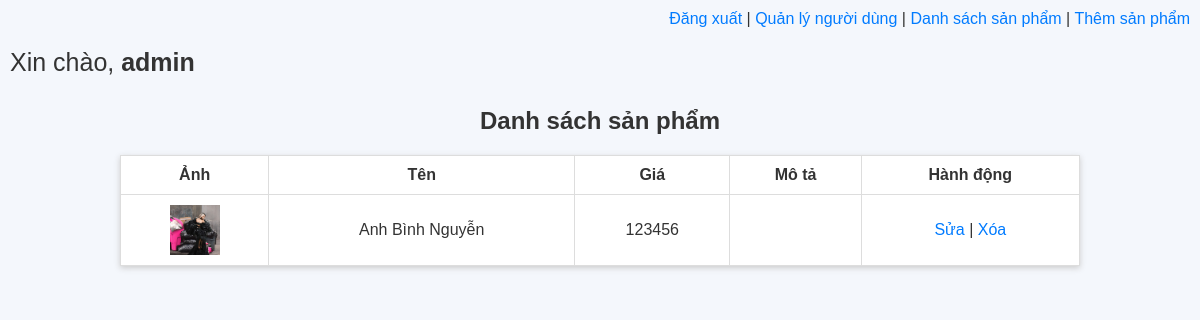
The page /ecommerce/index.php (signed in) on the database its author committed.
### tables this page shows
CREATE TABLE `products` (
  `id` int(11) NOT NULL,
  `name` varchar(100) DEFAULT NULL,
  `description` text DEFAULT NULL,
  `price` float DEFAULT NULL,
  `image` varchar(100) DEFAULT NULL,
  `created_at` timestamp NOT NULL DEFAULT current_timestamp()
);

### ecommerce/index.php (the view)
<link rel="stylesheet" href="style.css">
<?php include 'includes/auth.php'; include 'db.php'; ?>
<div style="text-align: right; margin: 10px">
    <a href="logout.php">Đăng xuất</a> |
    <?php if($_SESSION['username'] === 'admin') {
        echo "<a href='user_crud.php'>Quản lý người dùng</a> |";
    } ?>
    <a href="index.php">Danh sách sản phẩm</a> |
    <a href="add_product.php">Thêm sản phẩm</a>
</div>
<p style="text-align:left; padding: 10px; margin:0;font-size : 25px">
    Xin chào, <strong><?= $_SESSION['username'] ?? $_COOKIE['username'] ?? 'Khách' ?></strong>
</p>
<h2 style="text-align: center;">Danh sách sản phẩm</h2>
<?php
$res = $conn->query("SELECT * FROM products");
if ($res->num_rows == 0) {
    echo "<p style='color: red; text-align: center;'>Chưa có sản phẩm nào.</p>";
} else {
    echo "<table border='1' style='margin: 20px auto; width: 80%; text-align: center;'>";
    echo "<tr>
            <th>Ảnh</th>
            <th>Tên</th>
            <th>Giá</th>
            <th>Mô tả</th>
            <th>Hành động</th>
          </tr>";
    while ($row = $res->fetch_assoc()) {
        echo "<tr>
                <td><img src='uploads/{$row['image']}' width='50' height='50'></td>
                <td>{$row['name']}</td>
                <td>{$row['price']}</td>
                <td>{$row['description']}</td>
                <td>
                    <a href='edit_product.php?id={$row['id']}'>Sửa</a> |
                    <a href='delete_product.php?id={$row['id']}'>Xóa</a>
                </td>
              </tr>";
    }
    echo "</table>";
}
?>

### ecommerce/style.css (style rules this page uses)
table { width: 90%; margin: 20px auto; border-collapse: collapse; background: #fff; box-shadow: 0 2px 6px #ccc; }
th, td { padding: 10px; border: 1px solid #ddd; text-align: center; }
a { color: #007bff; text-decoration: none; }

### rows shown on the page
products: image (picture), name "Anh Bình Nguyễn", price "123456"

### other values the page prints
$_SESSION['username'] "admin"
